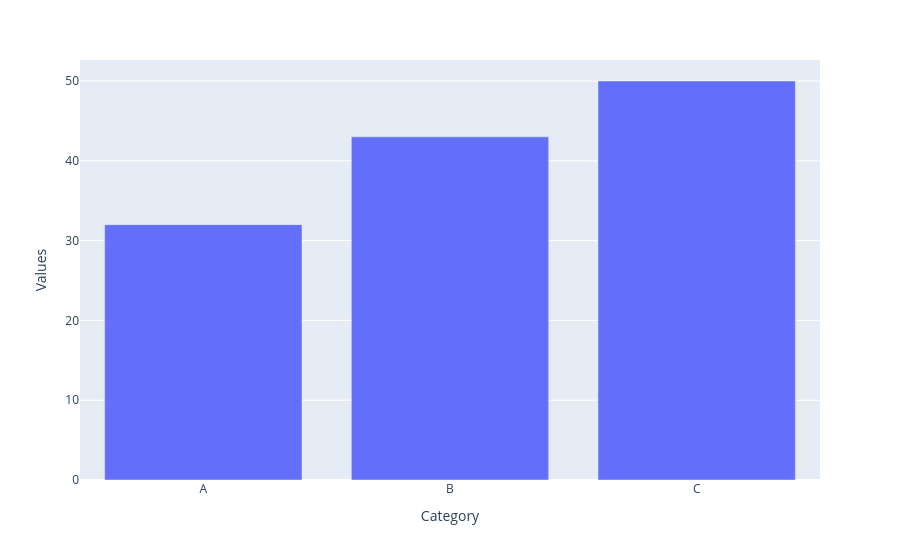

Notebook source saved alongside this figure:
### Code cell
px.bar(df2,x='Category',y='Values')

### Figure 1 — Plotly figure (JSON) as saved in the notebook; plotly's stock layout.template omitted (floating-point values rounded to 4 significant figures)
{"data": [{"hovertemplate": "Category=%{x}<br>Values=%{y}<extra></extra>", "legendgroup": "", "marker": {"color": "#636efa", "pattern": {"shape": ""}}, "name": "", "orientation": "v", "showlegend": false, "textposition": "auto", "type": "bar", "x": ["A", "B", "C"], "xaxis": "x", "y": [32, 43, 50], "yaxis": "y"}], "layout": {"autosize": true, "barmode": "relative", "legend": {"tracegroupgap": 0}, "margin": {"t": 60}, "xaxis": {"anchor": "y", "autorange": true, "domain": [0, 1], "range": [-0.5, 2.5], "title": {"text": "Category"}, "type": "category"}, "yaxis": {"anchor": "x", "autorange": true, "domain": [0, 1], "range": [0, 52.63], "title": {"text": "Values"}, "type": "linear"}}}
